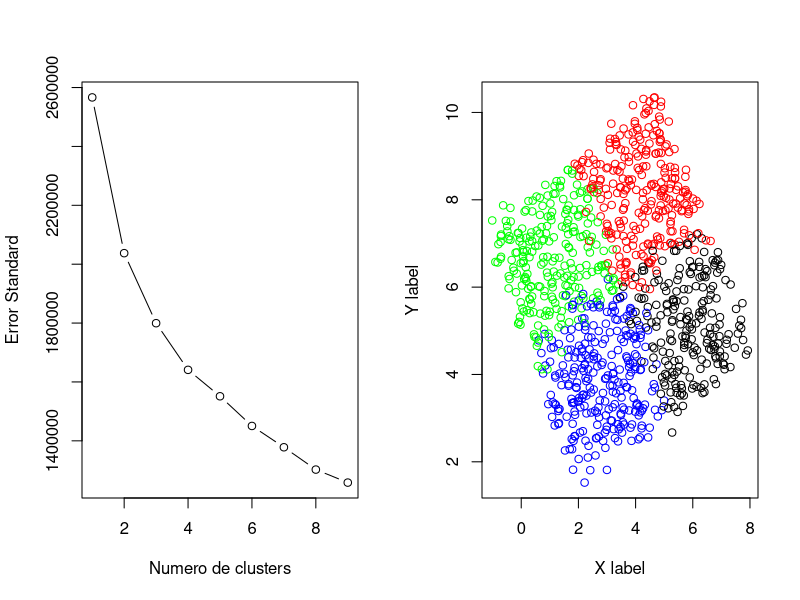

This chart was generated by the following R code: (Note: this script raises an error after producing the figure.)
library(fpc)
setwd("/Users/juanantoniomelendresvilla/Documents//AdvancedDataBaseClass")
#read.csv(file = "Project.csv")
patients  <- read.csv(file = "Project.csv", header=T)
View(patients);

patients$date <- NULL;
patients$patient <- NULL;

#patients$height <- NULL;
#patients$weight <- NULL;


calculated_error_v <- vector()

for(i in 1:length(patients)){
  set.seed(1234);
  calculated_error_v[i] <- sum(kmeans(patients, centers = i)$withinss)
}

calculated_error_v;

par(mfrow=c(1,2))
plot(1:length(calculated_error_v), calculated_error_v, type="b", xlab="Numero de clusters",
     ylab="Error Standard")

set.seed(1234);
patients_kmeans <- kmeans(patients, centers =4);
patients_kmeans$centers

plotcluster(patients, patients_kmeans$cluster, clnum=1,method=ifelse(TRUE, "dc","awc"),
            bw=FALSE,ignorepoints=FALSE, ignorenum=0, 
            pointsbyclvecd=TRUE,xlab="X label", ylab="Y label",pch=1, col=NULL)
patients_kmeans$cluster
patients_kmeans$centers
patients_kmeans$size
patients_kmeans$withinss

datawss <- vector()
for(i in 1:5) {
  set.seed(1234)
  datawss[i] <- sum(patients_kmeans(patients_kmeans, centers=i)$withinss)
}
datawss
# PLOT 1
plot(1:7, datawss, type = "b", xlab = "Numero de clusters", ylab = "Error Standard")
# PLOT 2
plot(iris.data[,c("Petal.Length", "Petal.Width") ], col = patients_kmeans$cluster)
